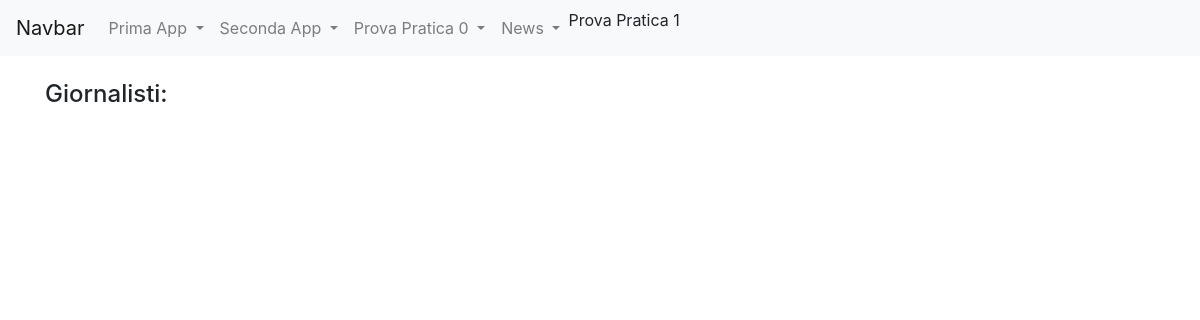
The page /news/lista_giornalisti/ on the database as committed earlier.
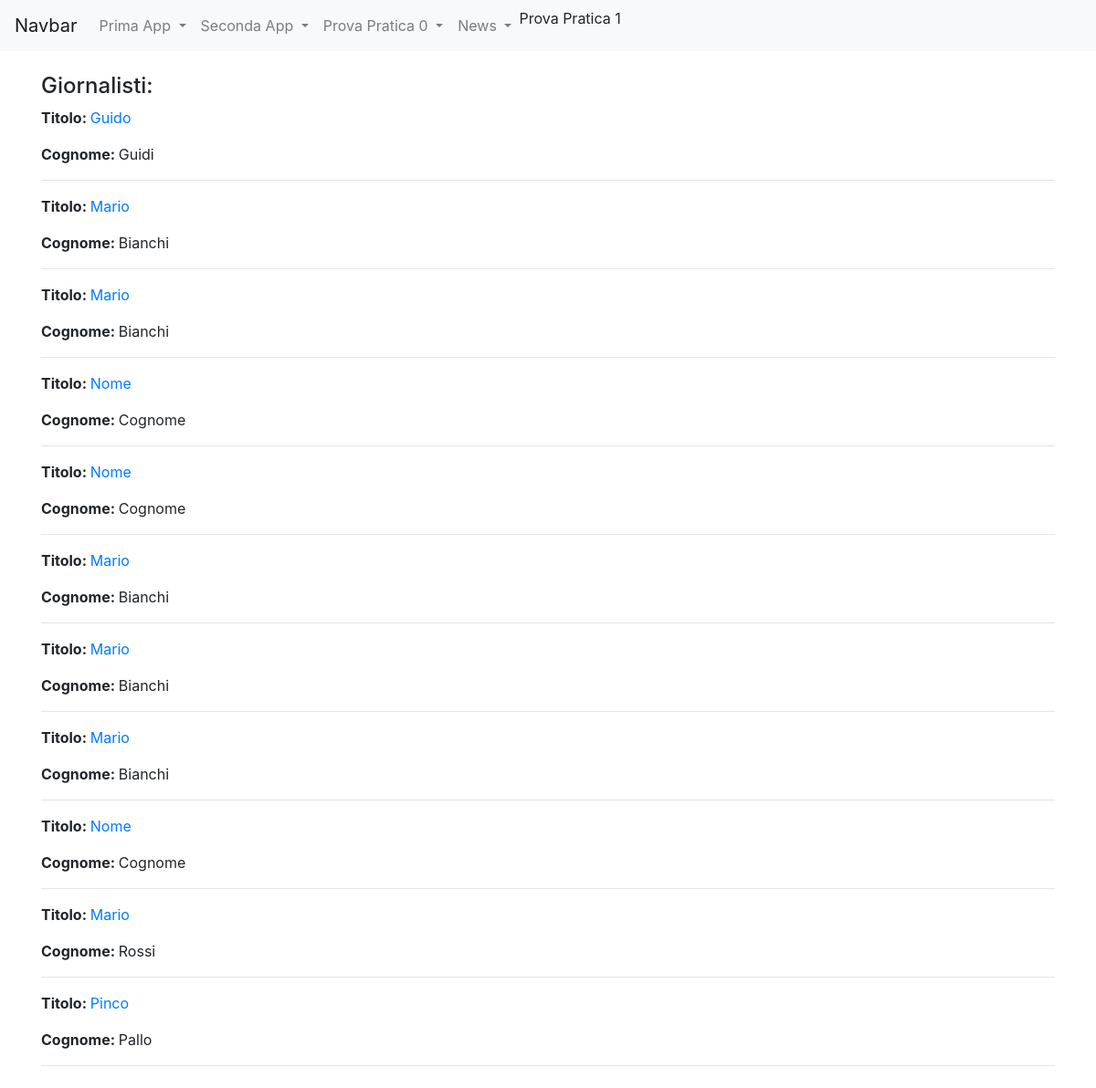
The same page on the database as committed later.
### news/models.py (models this page shows, shortened)
class Giornalista(models.Model):
    nome = models.CharField(max_length=20)
    cognome = models.CharField(max_length=20)

### news/views.py (the view)
# urls.py: path("lista_giornalisti/", GiornalistaListViewCB.as_view(), name="lista_giornalisti"),
class GiornalistaListViewCB(ListView):
    model = Giornalista
    template_name = "lista_giornalisti.html"
    def get_context_data(self, **kwargs):
        context = super().get_context_data(**kwargs)
        context ["giornalisti"] = Giornalista.objects.all()
        return context

### news/templates/lista_giornalisti.html (shortened to what this page needs)
{% extends 'base.html'%}
{%block content%}
<h4>Giornalisti:</h4>
{% for giornalista in giornalisti %}
        <p><strong>Titolo: </strong><a href="/news/giornalisti/{{giornalista.id}}">{{giornalista.nome}}</a></p>
        <p><strong>Cognome: </strong>{{giornalista.cognome}}</p>
        <hr>
    {% endfor %}
{%endblock content%}

### templates/base.html (shortened to what this page needs)
{% load static %}
<!doctype html>
<html lang="it">
  <head>
    <link rel="stylesheet" href="https://cdn.jsdelivr.net/npm/bootstrap@4.5.3/dist/css/bootstrap.min.css">
  </head>
  <body>
    <nav class="navbar navbar-expand-lg navbar-light bg-light">
      <a class="navbar-brand" href="#">Navbar</a>
    <div class="collapse navbar-collapse" id="navbarSupportedContent">
      <ul class="navbar-nav mr-auto">
        <li class="nav-item dropdown">
          <a class="nav-link dropdown-toggle" href="#" role="button" data-toggle="dropdown" aria-expanded="false">
           Prima App
          </a>
        </li>
        <li class="nav-item dropdown">
                  <a class="nav-link dropdown-toggle" href="#" role="button" data-toggle="dropdown" aria-expanded="false">
                    Seconda App
                  </a>
                </li>
                <li class="nav-item dropdown">
                  <a class="nav-link dropdown-toggle" href="#" role="button" data-toggle="dropdown" aria-expanded="false">
                    Prova Pratica 0
                  </a>
                </li>
                <li class="nav-item dropdown">
                  <a class="nav-link dropdown-toggle" href="#" role="button" data-toggle="dropdown" aria-expanded="false">
                    News
                  </a>
                </li>
                Prova Pratica 1
      </ul>
    </div>
  </nav>
    <div class="container my-4">
      {%block content%}
      {%endblock content%}
    </div>
 </body>
</html>

Rows that differ between the two databases and show on the page:
added Giornalista: nome "Guido", cognome "Guidi"
added Giornalista: nome "Mario", cognome "Bianchi"
added Giornalista: nome "Mario", cognome "Bianchi"
added Giornalista: nome "Nome", cognome "Cognome"
added Giornalista: nome "Nome", cognome "Cognome"
added Giornalista: nome "Mario", cognome "Bianchi"
added Giornalista: nome "Mario", cognome "Bianchi"
added Giornalista: nome "Mario", cognome "Bianchi"
added Giornalista: nome "Nome", cognome "Cognome"
added Giornalista: nome "Mario", cognome "Rossi"
added Giornalista: nome "Pinco", cognome "Pallo"
